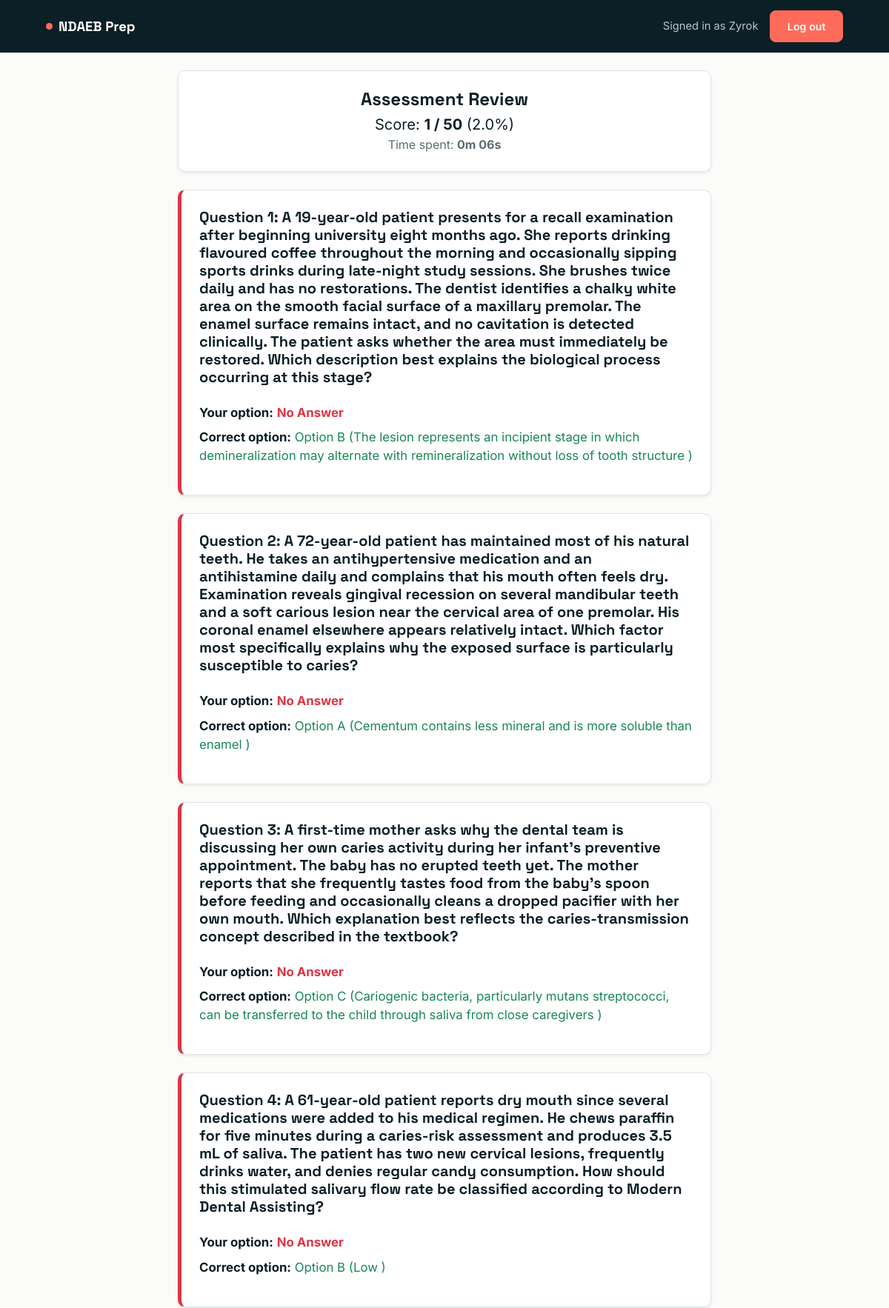
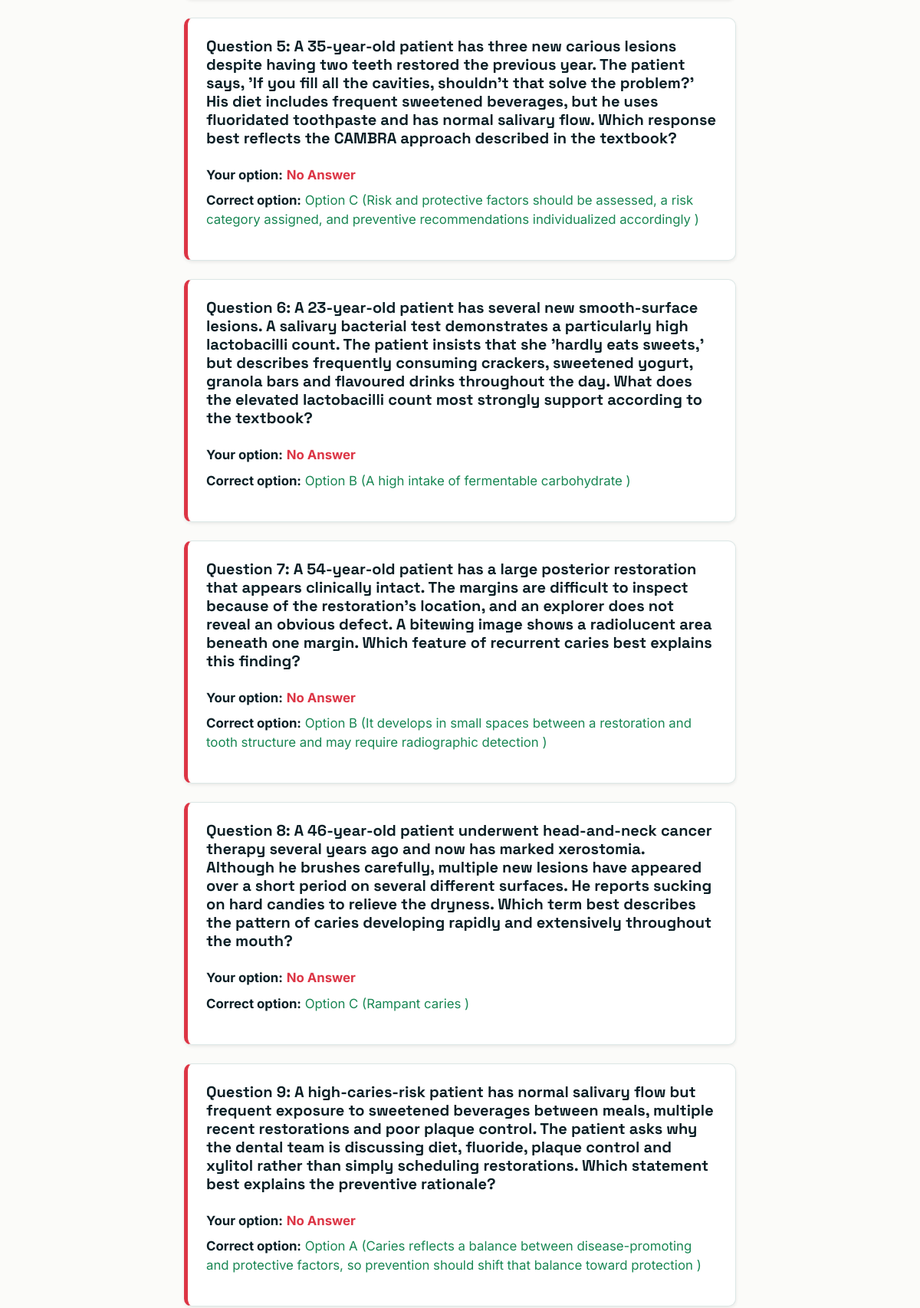
/exam/review/22/ (signed in, upper part), run on the app's committed database (2 pictures, top to bottom).
### main/models.py (models this page shows, shortened)
class ExamAttempt(models.Model):
    user = models.ForeignKey(User, on_delete=models.CASCADE, related_name='attempts')
    score = models.IntegerField()
    total_questions = models.IntegerField()
    percentage = models.FloatField()
    user_answers = models.JSONField(default=dict, blank=True)  # Stores {"question_id": "selected_option"}
    date_taken = models.DateTimeField(auto_now_add=True)
    time_taken_seconds = models.PositiveIntegerField(null=True, blank=True, help_text="Wall-clock time from exam start to submission, in seconds.")
    def time_taken_display(self):
        if self.time_taken_seconds is None:
            return None
        minutes, seconds = divmod(self.time_taken_seconds, 60)
        return f"{minutes}m {seconds:02d}s"

class Question(models.Model):
    question = models.TextField()
    option_a = models.CharField(max_length=255)
    option_b = models.CharField(max_length=255)
    option_c = models.CharField(max_length=255)
    option_d = models.CharField(max_length=255)
    correct_option = models.CharField(max_length=1, choices=[('A', 'A'), ('B', 'B'), ('C', 'C'), ('D', 'D')])
    explanation = models.TextField(blank=True, help_text="Key note explanation shown during review.")

### main/views.py (the view)
# urls.py: path('exam/review/<int:attempt_id>/', views.exam_review_view, name='exam_review'),
@login_required
def exam_review_view(request, attempt_id):
    attempt = get_object_or_404(ExamAttempt, id=attempt_id, user=request.user)
    questions = Question.objects.all().order_by('id')
    for q in questions:
        q.user_answer = attempt.user_answers.get(str(q.id))
    context = {
        'questions': questions,
        'is_review': True,
        'score': attempt.score,
        'total': attempt.total_questions,
        'percentage': attempt.percentage,
        'attempt': attempt,
    }
    return render(request, 'exam.html', context)

### templates/exam.html (shortened to what this page needs)
{% extends 'base.html' %}
{% block content %}
<div class="exam-shell">
  {% if retake_locked %}
    <!-- ==========================================
         RETAKE LOCKED — must review, then wait for admin
         ========================================== -->
    <div class="surface-card p-4 retake-gate shadow-sm">
      <div class="icon-circle">📋</div>
      <h4 class="fw-bold mb-2">Take review before you retake</h4>
      <p style="color:var(--slate);" class="mb-4">
        Before starting a new attempt, go back over your last result and make sure you've
        studied the questions you missed. Once you're ready, request a retake and an admin
        will unlock it for you.
      </p>
      {% if latest_attempt %}
        <a href="{% url 'exam_review' latest_attempt.id %}" class="btn btn-outline-teal mb-3">
          Review my last attempt
        </a>
      {% endif %}
      {% if retake_requested %}
        <div class="alert alert-info mb-0">
          <strong>Request sent.</strong> Waiting on an admin to approve your retake — check back soon.
        </div>
      {% else %}
        <form method="POST" action="{% url 'request_retake' %}">
          {% csrf_token %}
          <button type="submit" class="btn btn-coral w-100">I have taken review — request retake</button>
        </form>
      {% endif %}
    </div>
  {% elif is_review %}
    <div class="surface-card p-4 mb-4 text-center shadow-sm">
      {% if is_admin_view %}
        <h4 class="fw-bold mb-1">Reviewing {{ reviewed_student.username }}'s Attempt</h4>
      {% else %}
        <h4 class="fw-bold mb-1">Assessment Review</h4>
      {% endif %}
      <p class="fs-5 mb-0">
        Score: <strong class="text-teal">{{ score }} / {{ total }}</strong> ({{ percentage }}%)
      </p>
      {% if attempt.time_taken_display %}
        <p class="mb-0" style="color:var(--slate);">Time spent: <strong>{{ attempt.time_taken_display }}</strong></p>
      {% endif %}
    </div>
    {% if questions %}
      {% for question in questions %}
        <div class="surface-card p-4 mb-4 shadow-sm" style="border-left: 5px solid {% if question.user_answer == question.correct_option %}#198754{% else %}#dc3545{% endif %};">
          <h5 class="fw-bold mb-4">Question {{ forloop.counter }}: {{ question.question }}</h5>
          <div class="mb-3" style="font-size: 1.05rem;">
            <p class="mb-2">
              <strong>Your option:</strong>
              {% if not question.user_answer %}
                <span style="color: #dc3545; font-weight: bold;">No Answer</span>
              {% endif %}
            </p>
            <p class="mb-0">
              <strong>Correct option:</strong>
              <span style="color: #198754;">
                Option {{ question.correct_option }}
                ({% if question.correct_option == 'A' %}{{ question.option_a }}
                 {% elif question.correct_option == 'B' %}{{ question.option_b }}
                 {% elif question.correct_option == 'C' %}{{ question.option_c }}
                 {% elif question.correct_option == 'D' %}{{ question.option_d }}{% endif %})
              </span>
            </p>
          </div>
        </div>
      {% endfor %}
    {% endif %}
  {% endif %}
</div>
{% endblock %}

### templates/base.html (shortened to what this page needs)
<!DOCTYPE html>
<html lang="en">
  <head>
    <link href="https://cdn.jsdelivr.net/npm/bootstrap@5.3.0/dist/css/bootstrap.min.css" rel="stylesheet" />
  </head>
  <body>
    {% block layout %}
      <nav class="app-nav">
        <div class="container container-app d-flex justify-content-between align-items-center">
          <a class="brand" href="{% url 'dashboard' %}"><span class="dot"></span>NDAEB&nbsp;Prep</a>
          <div class="d-flex align-items-center gap-3">
            {% if user.is_authenticated %}
              <span class="welcome d-none d-sm-inline">Signed in as {{ user.username }}</span>
              <a href="{% url 'logout' %}" class="btn btn-coral btn-sm">Log out</a>
            {% else %}
              <a href="{% url 'index' %}" class="btn btn-coral btn-sm">Log in</a>
            {% endif %}
          </div>
        </div>
      </nav>
      <div class="container container-app pb-5 pt-4">
        {% block content %}
        {% endblock %}
      </div>
    {% endblock %}
  </body>
</html>

### templates/base.html (style rules this page uses)
:root { --ink: #0b1f26; --teal: #0e7c7b; --teal-dark: #0a5d5c; --teal-light: #e8f6f3; --coral: #ff6b5b; --coral-dark: #e5503f; --paper: #fbfbf9; --slate: #5b6b70; --line: #dce7e6; --radius: 10px; }
* { box-sizing: border-box; }
body { font-family: 'Inter', sans-serif; background: var(--paper); color: var(--ink); -webkit-font-smoothing: antialiased; }
h1, h2, h3, h4, h5, .brand-font { font-family: 'Space Grotesk', sans-serif; color: var(--ink); }
a { color: var(--teal-dark); }
.btn { border-radius: 8px; font-weight: 600; padding: 0.6rem 1.4rem; letter-spacing: 0.01em; }
.btn-coral { background: var(--coral); border-color: var(--coral); color: #fff; }
.app-nav { background: var(--ink); padding: 0.9rem 0; }
.app-nav .brand { color: #fff; font-family: 'Space Grotesk', sans-serif; font-weight: 700; font-size: 1.15rem; text-decoration: none; display: flex; align-items: center; gap: 0.5rem; }
.app-nav .brand .dot { width: 9px; height: 9px; border-radius: 50%; background: var(--coral); display: inline-block; }
.app-nav .welcome { color: #b9c7c9; font-size: 0.92rem; }
.surface-card { background: #fff; border: 1px solid var(--line); border-radius: var(--radius); }
.container-app { max-width: 1100px; }

### templates/exam.html (style rules this page uses)
.exam-shell { max-width: 720px; margin: 0 auto; position: relative; }

### data on the page
ExamAttempt: percentage "2.0", time_taken_display "0m 06s"
Question: question "A 19-year-old patient presents for a recall examination after beginning university eight months ago. She reports drinking flavoured coffee throughout the morning and occasionally sipping sports drinks during late-night study sessions. She brushes twice daily and has no restorations. The dentist identifies a chalky white area on the smooth facial surface of a maxillary premolar. The enamel surface remains intact, and no cavitation is detected clinically. The patient asks whether the area must immediately be restored. Which description best explains the biological process occurring at this stage?", shows "No Answer", correct_option "B", option_b "The lesion represents an incipient stage in which demineralization may alternate with remineralization without loss of tooth structure"
Question: question "A 72-year-old patient has maintained most of his natural teeth. He takes an antihypertensive medication and an antihistamine daily and complains that his mouth often feels dry. Examination reveals gingival recession on several mandibular teeth and a soft carious lesion near the cervical area of one premolar. His coronal enamel elsewhere appears relatively intact. Which factor most specifically explains why the exposed surface is particularly susceptible to caries?", shows "No Answer", correct_option "A", option_a "Cementum contains less mineral and is more soluble than enamel"
Question: question "A first-time mother asks why the dental team is discussing her own caries activity during her infant's preventive appointment. The baby has no erupted teeth yet. The mother reports that she frequently tastes food from the baby's spoon before feeding and occasionally cleans a dropped pacifier with her own mouth. Which explanation best reflects the caries-transmission concept described in the textbook?", shows "No Answer", correct_option "C", option_c "Cariogenic bacteria, particularly mutans streptococci, can be transferred to the child through saliva from close caregivers"
Question: question "A 61-year-old patient reports dry mouth since several medications were added to his medical regimen. He chews paraffin for five minutes during a caries-risk assessment and produces 3.5 mL of saliva. The patient has two new cervical lesions, frequently drinks water, and denies regular candy consumption. How should this stimulated salivary flow rate be classified according to Modern Dental Assisting?", shows "No Answer", correct_option "B", option_b "Low"
Question: question "A 35-year-old patient has three new carious lesions despite having two teeth restored the previous year. The patient says, 'If you fill all the cavities, shouldn't that solve the problem?' His diet includes frequent sweetened beverages, but he uses fluoridated toothpaste and has normal salivary flow. Which response best reflects the CAMBRA approach described in the textbook?", shows "No Answer", correct_option "C", option_c "Risk and protective factors should be assessed, a risk category assigned, and preventive recommendations individualized accordingly"
Question: question "A 23-year-old patient has several new smooth-surface lesions. A salivary bacterial test demonstrates a particularly high lactobacilli count. The patient insists that she 'hardly eats sweets,' but describes frequently consuming crackers, sweetened yogurt, granola bars and flavoured drinks throughout the day. What does the elevated lactobacilli count most strongly support according to the textbook?", shows "No Answer", correct_option "B", option_b "A high intake of fermentable carbohydrate"
Question: question "A 54-year-old patient has a large posterior restoration that appears clinically intact. The margins are difficult to inspect because of the restoration's location, and an explorer does not reveal an obvious defect. A bitewing image shows a radiolucent area beneath one margin. Which feature of recurrent caries best explains this finding?", shows "No Answer", correct_option "B", option_b "It develops in small spaces between a restoration and tooth structure and may require radiographic detection"
Question: question "A 46-year-old patient underwent head-and-neck cancer therapy several years ago and now has marked xerostomia. Although he brushes carefully, multiple new lesions have appeared over a short period on several different surfaces. He reports sucking on hard candies to relieve the dryness. Which term best describes the pattern of caries developing rapidly and extensively throughout the mouth?", shows "No Answer", correct_option "C", option_c "Rampant caries"
Question: question "A high-caries-risk patient has normal salivary flow but frequent exposure to sweetened beverages between meals, multiple recent restorations and poor plaque control. The patient asks why the dental team is discussing diet, fluoride, plaque control and xylitol rather than simply scheduling restorations. Which statement best explains the preventive rationale?", shows "No Answer", correct_option "A", option_a "Caries reflects a balance between disease-promoting and protective factors, so prevention should shift that balance toward protection"

### other printed values
{{ user.username }} "Zyrok"
{{ score }} "1"
{{ total }} "50"
